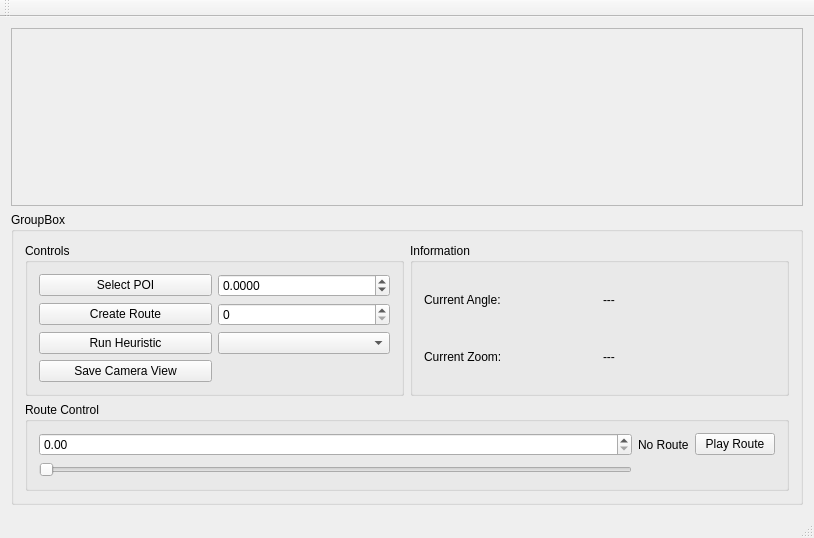
<?xml version="1.0" encoding="UTF-8"?>
<ui version="4.0">
 <class>LabelRotation</class>
 <widget class="QMainWindow" name="LabelRotation">
  <property name="geometry">
   <rect>
    <x>0</x>
    <y>0</y>
    <width>814</width>
    <height>538</height>
   </rect>
  </property>
  <property name="windowTitle">
   <string>LabelRotation</string>
  </property>
  <widget class="QWidget" name="centralWidget">
   <layout class="QVBoxLayout" name="verticalLayout_2">
    <item>
     <widget class="QFrame" name="scenesFrame">
      <property name="sizePolicy">
       <sizepolicy hsizetype="Expanding" vsizetype="MinimumExpanding">
        <horstretch>0</horstretch>
        <verstretch>0</verstretch>
       </sizepolicy>
      </property>
      <property name="autoFillBackground">
       <bool>true</bool>
      </property>
      <property name="frameShape">
       <enum>QFrame::StyledPanel</enum>
      </property>
      <property name="frameShadow">
       <enum>QFrame::Raised</enum>
      </property>
      <layout class="QGridLayout" name="gridLayout"/>
     </widget>
    </item>
    <item>
     <widget class="QGroupBox" name="groupBox">
      <property name="sizePolicy">
       <sizepolicy hsizetype="Preferred" vsizetype="Minimum">
        <horstretch>0</horstretch>
        <verstretch>0</verstretch>
       </sizepolicy>
      </property>
      <property name="title">
       <string>GroupBox</string>
      </property>
      <layout class="QGridLayout" name="gridLayout_2">
       <item row="5" column="0" colspan="2">
        <widget class="QGroupBox" name="groupBox_2">
         <property name="title">
          <string>Route Control</string>
         </property>
         <layout class="QGridLayout" name="gridLayout_3">
          <item row="2" column="0">
           <widget class="QSlider" name="stepSlider">
            <property name="orientation">
             <enum>Qt::Horizontal</enum>
            </property>
           </widget>
          </item>
          <item row="0" column="0">
           <widget class="QDoubleSpinBox" name="stepSpinner">
            <property name="singleStep">
             <double>0.010000000000000</double>
            </property>
           </widget>
          </item>
          <item row="0" column="2">
           <widget class="QPushButton" name="playButton">
            <property name="text">
             <string>Play Route</string>
            </property>
           </widget>
          </item>
          <item row="0" column="1">
           <widget class="QLabel" name="totalStepsLabel">
            <property name="text">
             <string>No Route</string>
            </property>
           </widget>
          </item>
         </layout>
        </widget>
       </item>
       <item row="0" column="0">
        <widget class="QGroupBox" name="groupBox_3">
         <property name="title">
          <string>Controls</string>
         </property>
         <layout class="QGridLayout" name="gridLayout_4">
          <item row="2" column="0">
           <widget class="QPushButton" name="runHeuristicButton">
            <property name="text">
             <string>Run Heuristic</string>
            </property>
           </widget>
          </item>
          <item row="0" column="0">
           <widget class="QPushButton" name="poiSelectButton">
            <property name="text">
             <string>Select POI</string>
            </property>
           </widget>
          </item>
          <item row="1" column="0">
           <widget class="QPushButton" name="routeButton">
            <property name="text">
             <string>Create Route</string>
            </property>
           </widget>
          </item>
          <item row="0" column="1">
           <widget class="QDoubleSpinBox" name="angleSpinBox">
            <property name="decimals">
             <number>4</number>
            </property>
            <property name="minimum">
             <double>-3.141600000000000</double>
            </property>
            <property name="maximum">
             <double>3.141600000000000</double>
            </property>
            <property name="singleStep">
             <double>0.010000000000000</double>
            </property>
            <property name="value">
             <double>0.000000000000000</double>
            </property>
           </widget>
          </item>
          <item row="1" column="1">
           <widget class="QSpinBox" name="seedSpinBox">
            <property name="minimum">
             <number>0</number>
            </property>
            <property name="maximum">
             <number>2147483647</number>
            </property>
           </widget>
          </item>
          <item row="2" column="1">
           <widget class="QComboBox" name="heuristicComboBox"/>
          </item>
          <item row="3" column="0">
           <widget class="QPushButton" name="saveButton">
            <property name="text">
             <string>Save Camera View</string>
            </property>
           </widget>
          </item>
         </layout>
         <zorder>poiSelectButton</zorder>
         <zorder>routeButton</zorder>
         <zorder>runHeuristicButton</zorder>
         <zorder>angleSpinBox</zorder>
         <zorder>seedSpinBox</zorder>
         <zorder>heuristicComboBox</zorder>
         <zorder>saveButton</zorder>
        </widget>
       </item>
       <item row="0" column="1">
        <widget class="QGroupBox" name="groupBox_4">
         <property name="title">
          <string>Information</string>
         </property>
         <layout class="QGridLayout" name="gridLayout_5">
          <item row="0" column="0">
           <widget class="QLabel" name="label">
            <property name="text">
             <string>Current Angle: </string>
            </property>
           </widget>
          </item>
          <item row="1" column="0">
           <widget class="QLabel" name="label_2">
            <property name="text">
             <string>Current Zoom: </string>
            </property>
           </widget>
          </item>
          <item row="0" column="1">
           <widget class="QLabel" name="label_cur_angle">
            <property name="text">
             <string>---</string>
            </property>
           </widget>
          </item>
          <item row="1" column="1">
           <widget class="QLabel" name="label_cur_zoom">
            <property name="text">
             <string>---</string>
            </property>
           </widget>
          </item>
         </layout>
        </widget>
       </item>
      </layout>
     </widget>
    </item>
   </layout>
  </widget>
  <widget class="QMenuBar" name="menuBar">
   <property name="geometry">
    <rect>
     <x>0</x>
     <y>0</y>
     <width>814</width>
     <height>19</height>
    </rect>
   </property>
  </widget>
  <widget class="QToolBar" name="mainToolBar">
   <attribute name="toolBarArea">
    <enum>TopToolBarArea</enum>
   </attribute>
   <attribute name="toolBarBreak">
    <bool>false</bool>
   </attribute>
  </widget>
  <widget class="QStatusBar" name="statusBar"/>
 </widget>
 <layoutdefault spacing="6" margin="11"/>
 <resources/>
 <connections/>
</ui>
